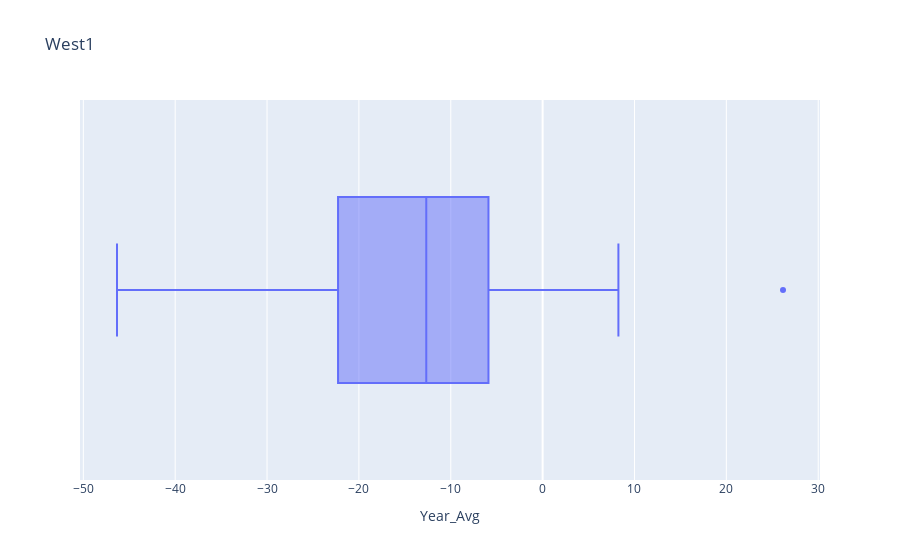

Here is the notebook cell this chart was saved with:
### Code cell
import plotly.express as px
px.box(w1_year_avg, x='Year_Avg', title='West1')

### Figure 1 — Plotly figure (JSON) as saved in the notebook; plotly's stock layout.template omitted (floating-point values rounded to 4 significant figures; data arrays with more than 128 entries replaced by an {"elided": "..."} marker saying what was removed)
{"data": [{"alignmentgroup": "True", "hovertemplate": "Year_Avg=%{x}<extra></extra>", "legendgroup": "", "marker": {"color": "#636efa"}, "name": "", "notched": false, "offsetgroup": "", "orientation": "h", "showlegend": false, "type": "box", "x": {"elided": "141 float values"}, "x0": " ", "xaxis": "x", "y0": " ", "yaxis": "y"}], "layout": {"boxmode": "group", "legend": {"tracegroupgap": 0}, "title": {"text": "West1"}, "xaxis": {"anchor": "y", "domain": [0, 1], "title": {"text": "Year_Avg"}}, "yaxis": {"anchor": "x", "domain": [0, 1]}}}
